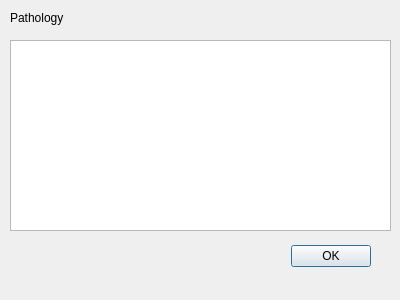
<?xml version="1.0" encoding="UTF-8"?>
<ui version="4.0">
 <class>pathology_dlg</class>
 <widget class="QDialog" name="pathology_dlg">
  <property name="geometry">
   <rect>
    <x>0</x>
    <y>0</y>
    <width>400</width>
    <height>300</height>
   </rect>
  </property>
  <property name="windowTitle">
   <string>Dialog</string>
  </property>
  <widget class="QDialogButtonBox" name="buttonBox">
   <property name="geometry">
    <rect>
     <x>30</x>
     <y>240</y>
     <width>341</width>
     <height>32</height>
    </rect>
   </property>
   <property name="orientation">
    <enum>Qt::Horizontal</enum>
   </property>
   <property name="standardButtons">
    <set>QDialogButtonBox::Ok</set>
   </property>
  </widget>
  <widget class="QTableView" name="pathology_table">
   <property name="geometry">
    <rect>
     <x>10</x>
     <y>40</y>
     <width>381</width>
     <height>191</height>
    </rect>
   </property>
   <property name="sortingEnabled">
    <bool>true</bool>
   </property>
  </widget>
  <widget class="QLabel" name="pathology_label">
   <property name="geometry">
    <rect>
     <x>10</x>
     <y>10</y>
     <width>131</width>
     <height>16</height>
    </rect>
   </property>
   <property name="text">
    <string>Pathology</string>
   </property>
  </widget>
 </widget>
 <resources/>
 <connections>
  <connection>
   <sender>buttonBox</sender>
   <signal>accepted()</signal>
   <receiver>pathology_dlg</receiver>
   <slot>accept()</slot>
   <hints>
    <hint type="sourcelabel">
     <x>248</x>
     <y>254</y>
    </hint>
    <hint type="destinationlabel">
     <x>157</x>
     <y>274</y>
    </hint>
   </hints>
  </connection>
  <connection>
   <sender>buttonBox</sender>
   <signal>rejected()</signal>
   <receiver>pathology_dlg</receiver>
   <slot>reject()</slot>
   <hints>
    <hint type="sourcelabel">
     <x>316</x>
     <y>260</y>
    </hint>
    <hint type="destinationlabel">
     <x>286</x>
     <y>274</y>
    </hint>
   </hints>
  </connection>
 </connections>
</ui>
